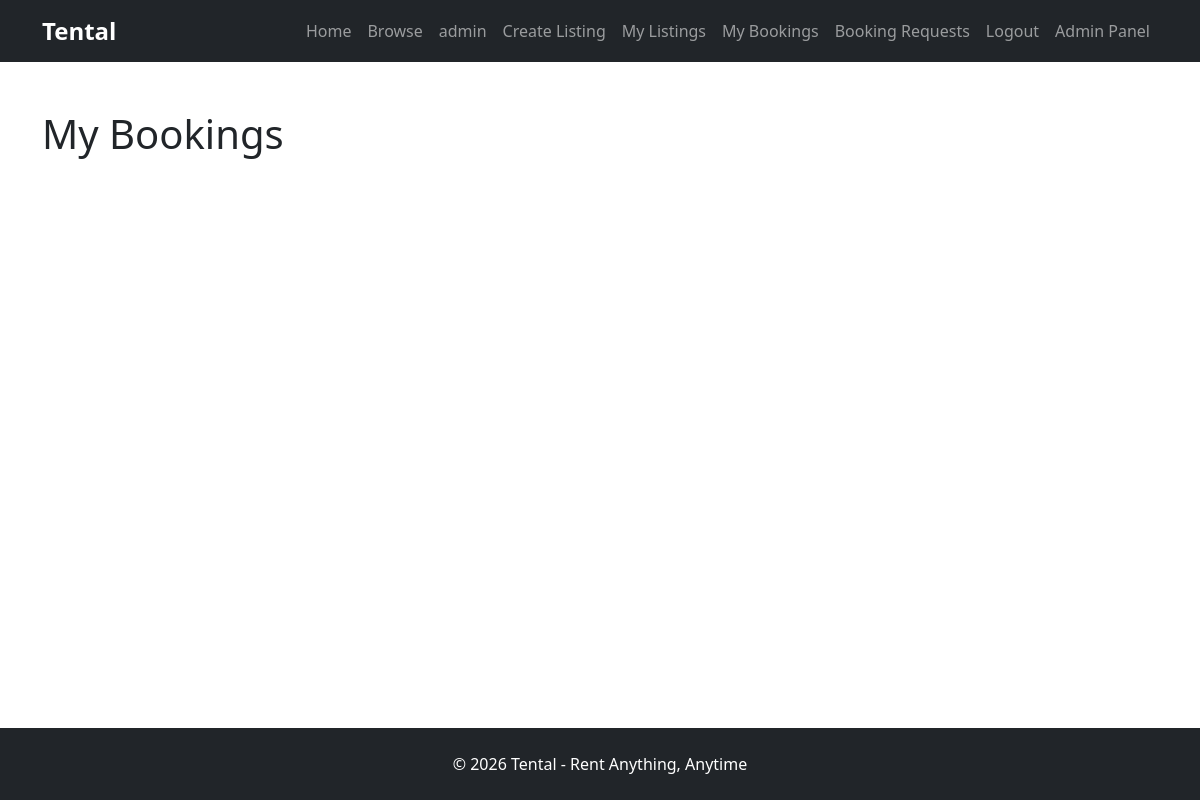
Before: /my-bookings (signed in) with the older database file.
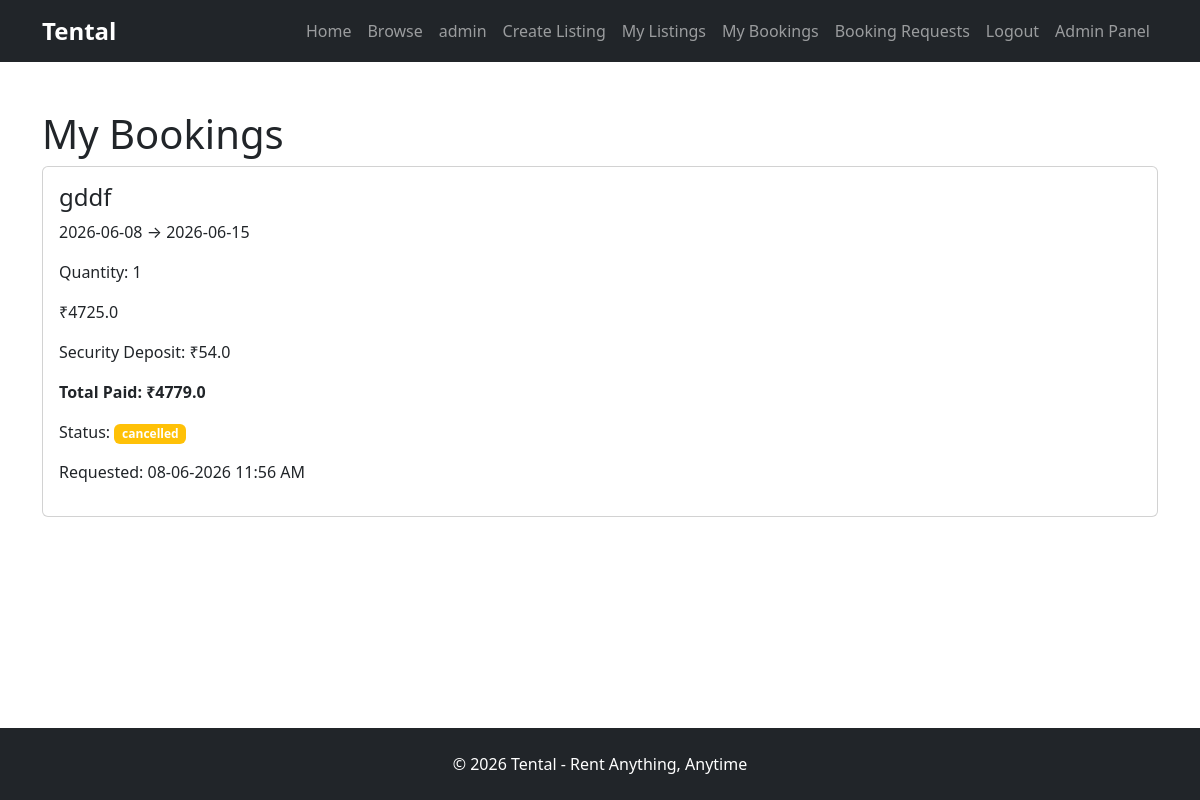
After: the same page with the newer database file.
### models/booking.py (models this page shows)
class Booking(db.Model):
    id = db.Column(
        db.Integer,
        primary_key=True
    )
    user_id = db.Column(
        db.Integer,
        db.ForeignKey("user.id"),
        nullable=False
    )
    rental_item_id = db.Column(
        db.Integer,
        db.ForeignKey("rental_item.id"),
        nullable=False
    )
    status = db.Column(
        db.String(20),
        default="pending"
    )
    start_date = db.Column(
        db.Date,
        nullable=False
    )
    end_date = db.Column(
        db.Date,
        nullable=False
    )
    total_price = db.Column(
        db.Float,
        nullable=False
    )
    created_at = db.Column(
        db.DateTime,
        default=datetime.utcnow
    )
    quantity_booked = db.Column(
        db.Integer,
        nullable=False,
        default=1
    )
    security_deposit = db.Column(
        db.Float,
        nullable=False,
        default=0
    )

### models/rental_item.py (models this page shows)
class RentalItem(db.Model):
    id = db.Column(db.Integer, primary_key=True)
    title = db.Column(db.String(100), nullable=False)
    description = db.Column(db.Text, nullable=False)
    price_per_day = db.Column(db.Float, nullable=False)
    category = db.Column(db.String(100), nullable=False)
    user_id = db.Column(
        db.Integer,
        db.ForeignKey("user.id"),
        nullable=False
    )
    status = db.Column(
        db.String(20),
        default="pending"
    )
    image = db.Column(
        db.String(255)
    )
    bookings = db.relationship(
        "Booking",
        backref="rental_item",
        lazy=True
    )
    quantity = db.Column(
        db.Integer,
        nullable=False,
        default=1
    )
    security_deposit = db.Column(
        db.Float,
        nullable=False,
        default=0
    )

### routes/main.py (the view)
@main.route("/my-bookings")
@login_required
def my_bookings():
    bookings = Booking.query.filter_by(
        user_id=current_user.id
    ).all()
    return render_template(
        "my_bookings.html",
        bookings=bookings
    )

### models/user.py (called while the page is built)
@login_manager.user_loader
def load_user(user_id):
    return User.query.get(int(user_id))

### templates/my_bookings.html (shortened to what this page needs)
{% extends "base.html" %} {% block content %}
<div class="container mt-5">
  <h1>My Bookings</h1>
  {% for booking in bookings %}
  <div class="card mb-3">
    <div class="card-body">
      <h4>{{ booking.rental_item.title }}</h4>
      <p>{{ booking.start_date }} → {{ booking.end_date }}</p>
      <p>Quantity: {{ booking.quantity_booked }}</p>
      <p>₹{{ booking.total_price }}</p>
      <p>Security Deposit: ₹{{ booking.security_deposit }}</p>
      <p>
        <strong>
          Total Paid: ₹{{ booking.total_price + booking.security_deposit }}
        </strong>
      </p>
      <p>
        Status:
        <span class="badge bg-warning"> {{ booking.status }} </span>
      </p>
      <p>Requested: {{ booking.created_at.strftime('%d-%m-%Y %I:%M %p') }}</p>
    </div>
  </div>
  {% endfor %}
</div>
{% endblock %}

Changed rows visible on the page:
added Booking: rental_item "gddf", start_date "2026-06-08", end_date "2026-06-15", quantity_booked "1", total_price "4725.0", security_deposit "54.0", booking.total_price+booking.security_deposit "4779.0", status "cancelled", created_at "08-06-2026 11:56 AM"
